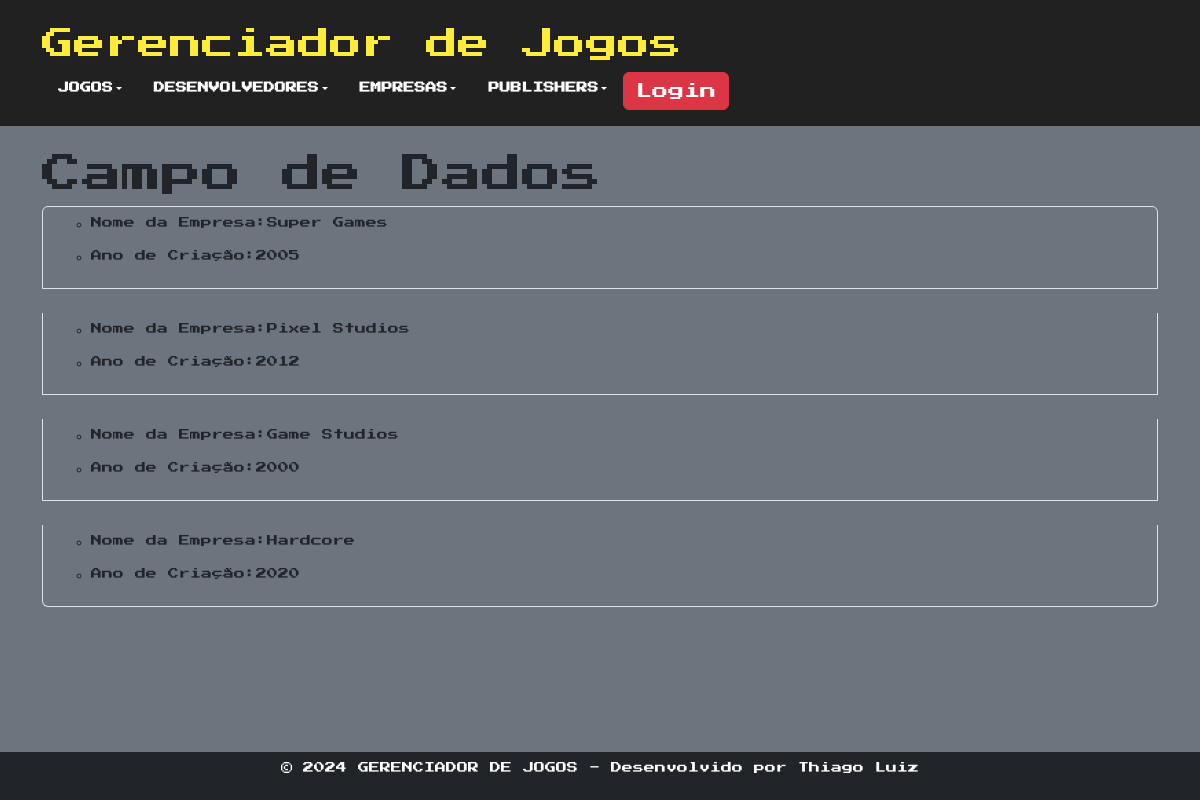
/detalhar/?model=enterprise, run on an earlier commit of the app's database.
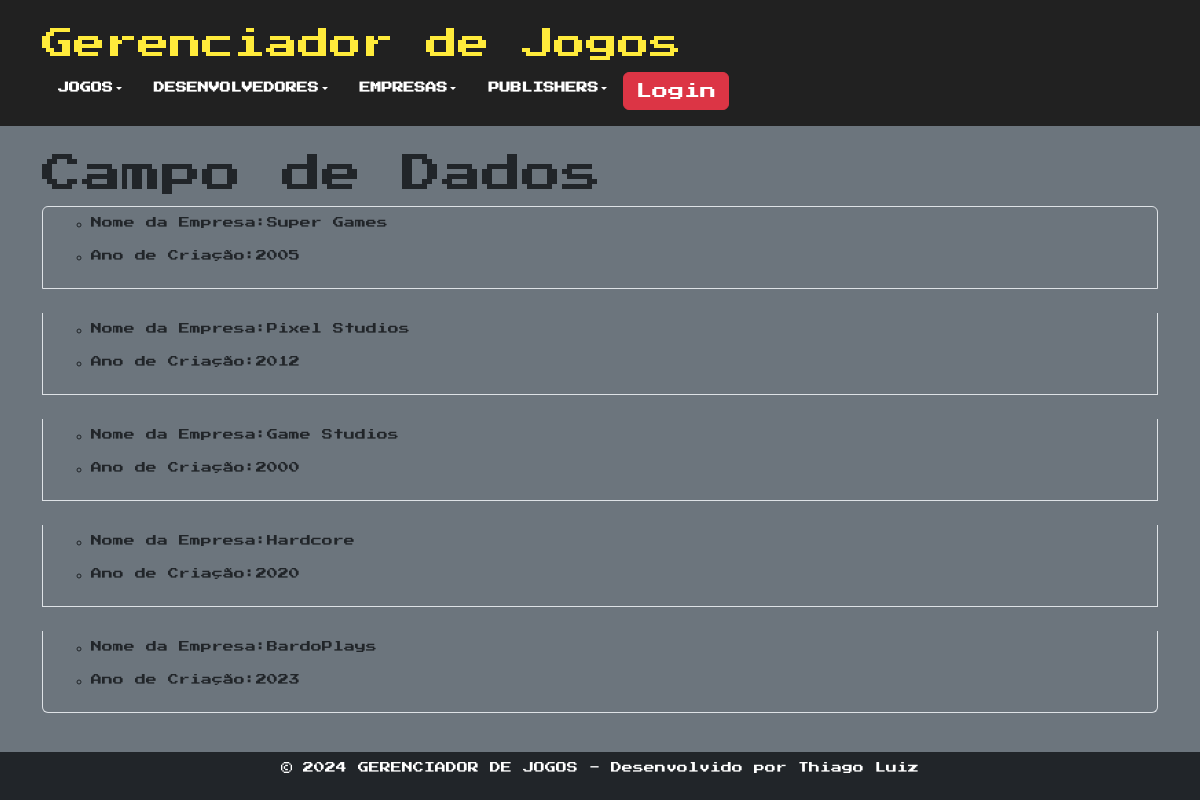
And on a later commit of the database.
### games/models.py (models this page shows, shortened)
class Enterprise (models.Model):
    enterprise_name = models.CharField(max_length=30)
    enterprise_year = models.PositiveIntegerField()

### games/views.py (the view)
# urls.py: path('detalhar/', DataListDetails.as_view(), name='detalhar'),
class DataListDetails(TemplateView):
    template_name = 'detalhar_dados.html'
    def get_context_data(self, **kwargs):
        context = super().get_context_data(**kwargs)
        model_choice = self.request.GET.get('model', 'game')
        if model_choice == 'game':
            model = Game
            form_class = GameForm
        elif model_choice == 'enterprise':
            model = Enterprise
            form_class = EnterpriseForm
        elif model_choice == 'dev':
            model = Dev
            form_class = DevForm
        elif model_choice == 'publisher':
            model = Publisher
            form_class = PublisherForm
        else:
            model = Game
            form_class = GameForm
        items = model.objects.all()
        field_names = [field for field in form_class._meta.fields]
        field_label = {field: form_class._meta.labels.get(field) for field in field_names}
        items_with_fields = []
        for item in items:
            item_data = {}
            for field in model._meta.get_fields():
                if field.concrete:
                    field_name = field.name
                    field_value = getattr(item, field_name)
                    if field.many_to_many:
                        field_value = list(field_value.all())
                        field_value = [str(val) for val in field_value]
                    if field_name in field_label:
                        item_data[field_label[field_name]] = field_value
                    else:
                        item_data[field_name] = field_value
            items_with_fields.append(item_data)
        context['items_with_fields'] = items_with_fields
        context['model_choice'] = model_choice
        return context

### games/templates/detalhar_dados.html (shortened to what this page needs)
{% extends 'base.html' %}
{% block content %}
<body>
  <h1>Campo de Dados</h1>
  <ul class="list-group">
      {% for item_data in items_with_fields %}
          <li class="bg-secondary list-group-item d-flex justify-content-between alig-item-center mb-4">
              <ul>
              <div>
                  {% for field, value in item_data.items %}
                    {% if field != "id" %}
                      <div class="d-flex">
                        <li class="text-dark"><strong>{{ field }}: </strong> </li> <p> {{ value }}</p>
                      </div>
                    {% endif %}
                  {% endfor %}
              </div>
              </ul>
              <br/>
          </li>
      {% endfor %}
  </ul>
</body>
{% endblock %}

What changed in the data, as far as the page shows it:
added Enterprise: item_data "BardoPlays"
Also different on the page:
new list line: "Nome da Empresa : Ano de Criação : 2023"
